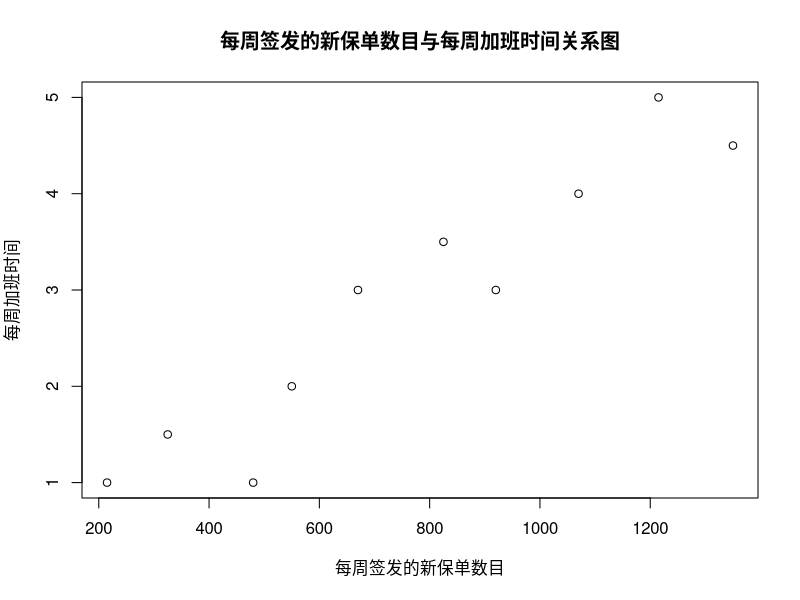
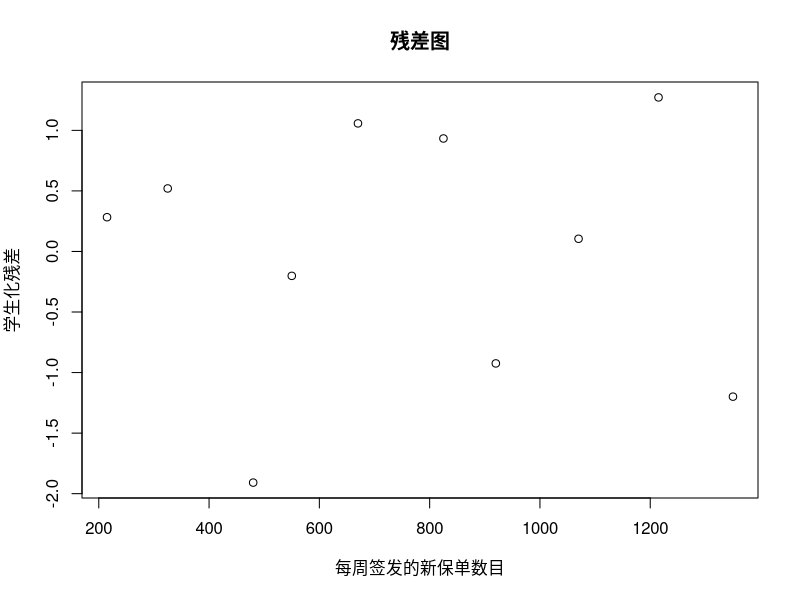

Reproduce these figures in R, in order.
x <- c(825,215,1070,550,480,920,1350,325,670,1215)
y <- c(3.5,1.0,4.0,2.0,1.0,3.0,4.5,1.5,3.0,5.0)
plot(x,y,main="每周签发的新保单数目与每周加班时间关系图",xlab = "每周签发的新保单数目",ylab="每周加班时间")
lm2.15 = lm(y~x)
summary(lm2.15)
confint(lm2.15)
anova(lm2.15)
cor.test(x,y)
SRE<-rstandard(lm2.15)
plot(x,SRE,xlab ="每周签发的新保单数目",ylab = "学生化残差",main = "残差图")
new<-data.frame(x = 1000)
ypred<-predict(lm2.15,new,interval = "prediction",level = 0.95)
yconf<-predict(lm2.15,new,interval = "confidence",level = 0.95)
ypred
yconf
